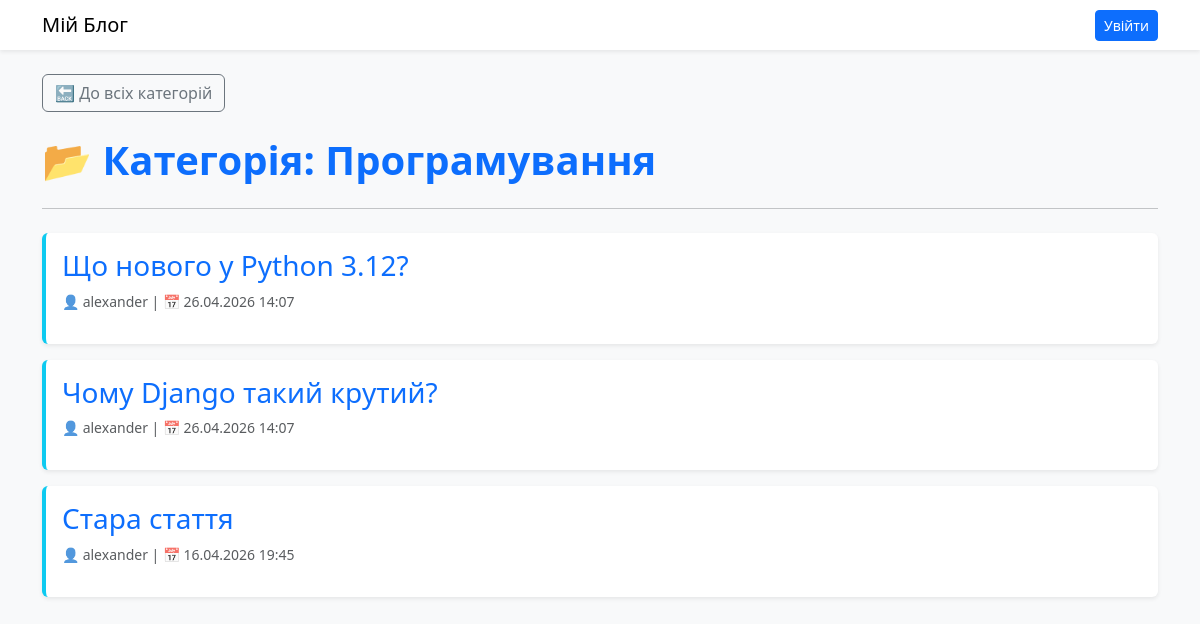
Page /category/1/ on the committed database.
### blog/models.py (models this page shows, shortened)
class Category(models.Model):
    name = models.CharField(max_length=100, verbose_name="Назва категорії")
    description = models.TextField(blank=True, verbose_name="Опис")

class Article(models.Model):
    title = models.CharField(max_length=200, verbose_name="Заголовок")
    text = models.TextField(verbose_name="Текст")
    pub_date = models.DateTimeField(auto_now_add=True, verbose_name="Дата публікації")
    category = models.ForeignKey(Category, on_delete=models.CASCADE, related_name='articles')
    author = models.ForeignKey(User, on_delete=models.CASCADE, verbose_name="Автор")

### blog/views.py (the view)
# urls.py: path('category/<int:pk>/', views.category_detail, name='category_detail'),
def category_detail(request, pk):
    category = get_object_or_404(Category, pk=pk)
    articles = category.articles.all().order_by('-pub_date')
    return render(request, 'blog/category_detail.html', {'category': category, 'articles': articles})

### blog/templates/blog/category_detail.html (shortened to what this page needs)
<!DOCTYPE html>
<html lang="uk">
<head>
    <link href="https://cdn.jsdelivr.net/npm/bootstrap@5.3.0/dist/css/bootstrap.min.css" rel="stylesheet">
</head>
<body class="bg-light">
    <nav class="navbar navbar-light bg-white shadow-sm mb-4">
        <div class="container">
            <span class="navbar-brand mb-0 h1">Мій Блог</span>
            <div>
                {% if user.is_authenticated %}
                    <span class="me-3">👤 Привіт, <b>{{ user.username }}</b>!</span>
                    <form action="{% url 'logout' %}" method="post" class="d-inline">
                        {% csrf_token %}
                        <button type="submit" class="btn btn-sm btn-outline-danger">Вийти</button>
                    </form>
                {% else %}
                    <a href="{% url 'login' %}" class="btn btn-sm btn-primary">Увійти</a>
                {% endif %}
            </div>
        </div>
    </nav>
    <div class="container">
        <a href="{% url 'category_list' %}" class="btn btn-outline-secondary mb-4">🔙 До всіх категорій</a>
        <h1 class="text-primary fw-bold mb-4">📂 Категорія: {{ category.name }}</h1>
        <hr>
        <div class="row mt-4">
            {% for article in articles %}
                <div class="col-12 mb-3">
                    <div class="card shadow-sm border-0 border-start border-info border-4">
                        <div class="card-body">
                            <h3 class="card-title">
                                <a href="{% url 'article_detail' article.pk %}" class="text-decoration-none">{{ article.title }}</a>
                            </h3>
                            <p class="text-muted small">👤 {{ article.author.username }} | 📅 {{ article.pub_date|date:"d.m.Y H:i" }}</p>
                        </div>
                    </div>
                </div>
            {% empty %}
                <p class="text-muted">У цій категорії ще немає статей.</p>
            {% endfor %}
        </div>
    </div>
</body>
</html>

### rows in the picture
Category: name "Програмування"
Article: title "Що нового у Python 3.12?", author.username "alexander", pub_date "26.04.2026 14:07"
Article: title "Чому Django такий крутий?", author.username "alexander", pub_date "26.04.2026 14:07"
Article: title "Стара стаття", author.username "alexander", pub_date "16.04.2026 19:45"
